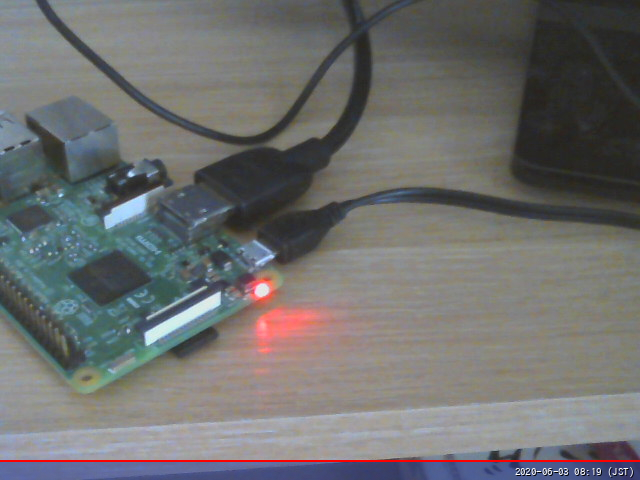
#> input picture ex5/ex5_1.jpg, 640 x 480 px
$ python gray.py
#> lines starting #> are read from the running program, lines starting #| are printed output that depends on the picture
import cv2
img = cv2.imread("ex5_1.jpg")
#> img is the input picture: shape (480, 640, 3); mean B, G, R 110.6, 111, 110.5
gray = cv2.cvtColor(img,cv2.COLOR_RGB2GRAY)
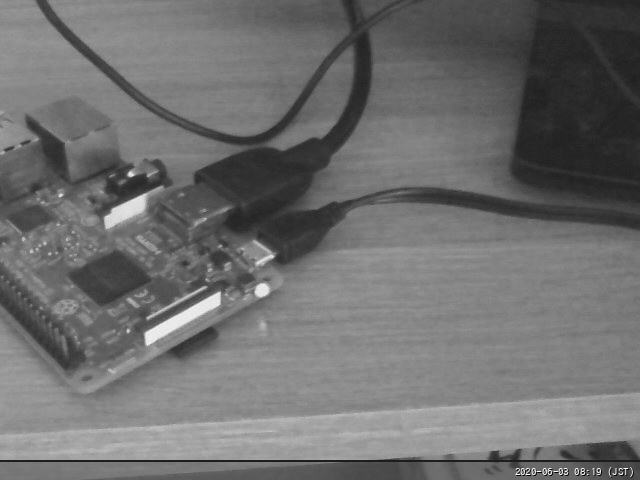
#> gray: shape (480, 640); min 0, max 255, mean 110.8
cv2.imwrite("ex5_1_gray.jpg",gray)

$ run again, with ex5/ex5_2.jpg copied over ex5/ex5_1.jpg
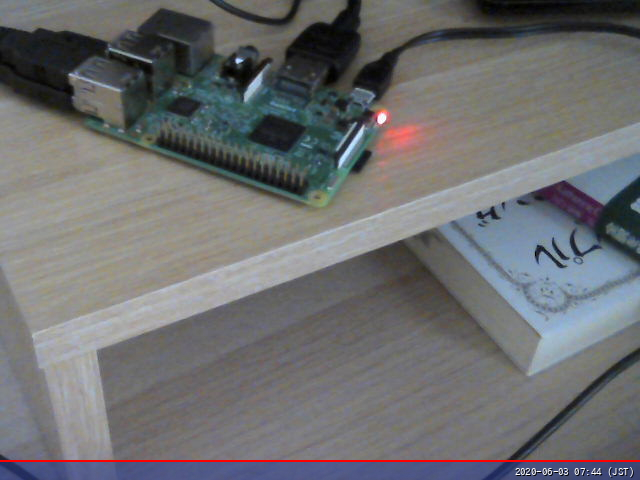
#> input picture ex5/ex5_2.jpg, 640 x 480 px
#> img is the input picture: shape (480, 640, 3); mean B, G, R 112.1, 110.4, 109.6
#> `gray = cv2.cvtColor(img,cv2.COLOR_RGB2GRAY)`:
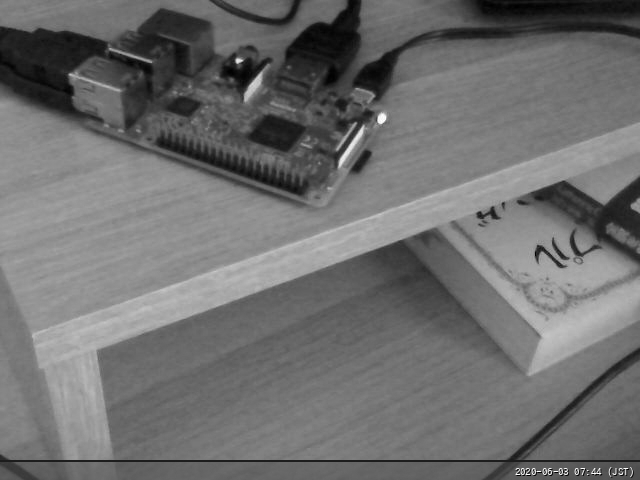
#> gray: shape (480, 640); min 0, max 255, mean 110.8

$ run again, with ex5/ex5_3.jpg copied over ex5/ex5_1.jpg
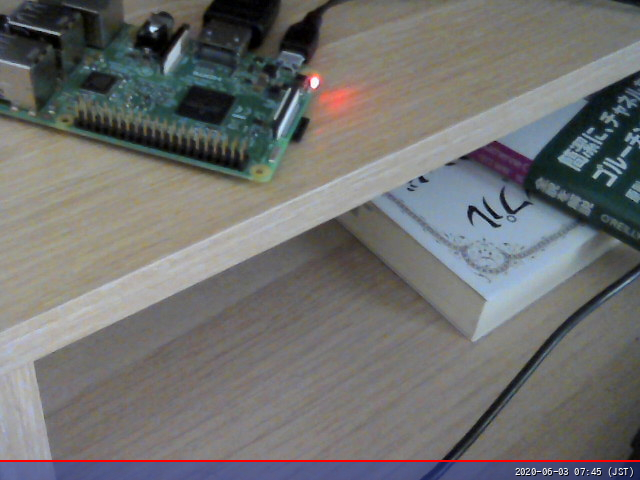
#> input picture ex5/ex5_3.jpg, 640 x 480 px
#> img is the input picture: shape (480, 640, 3); mean B, G, R 111.5, 112.5, 112.3
#> `gray = cv2.cvtColor(img,cv2.COLOR_RGB2GRAY)`:
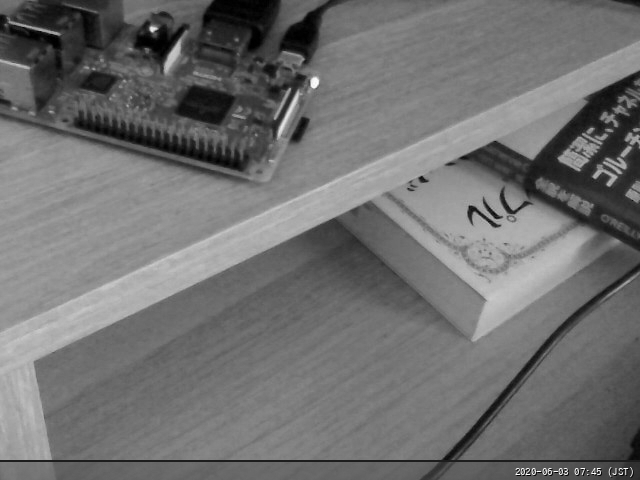
#> gray: shape (480, 640); min 0, max 255, mean 112.2
